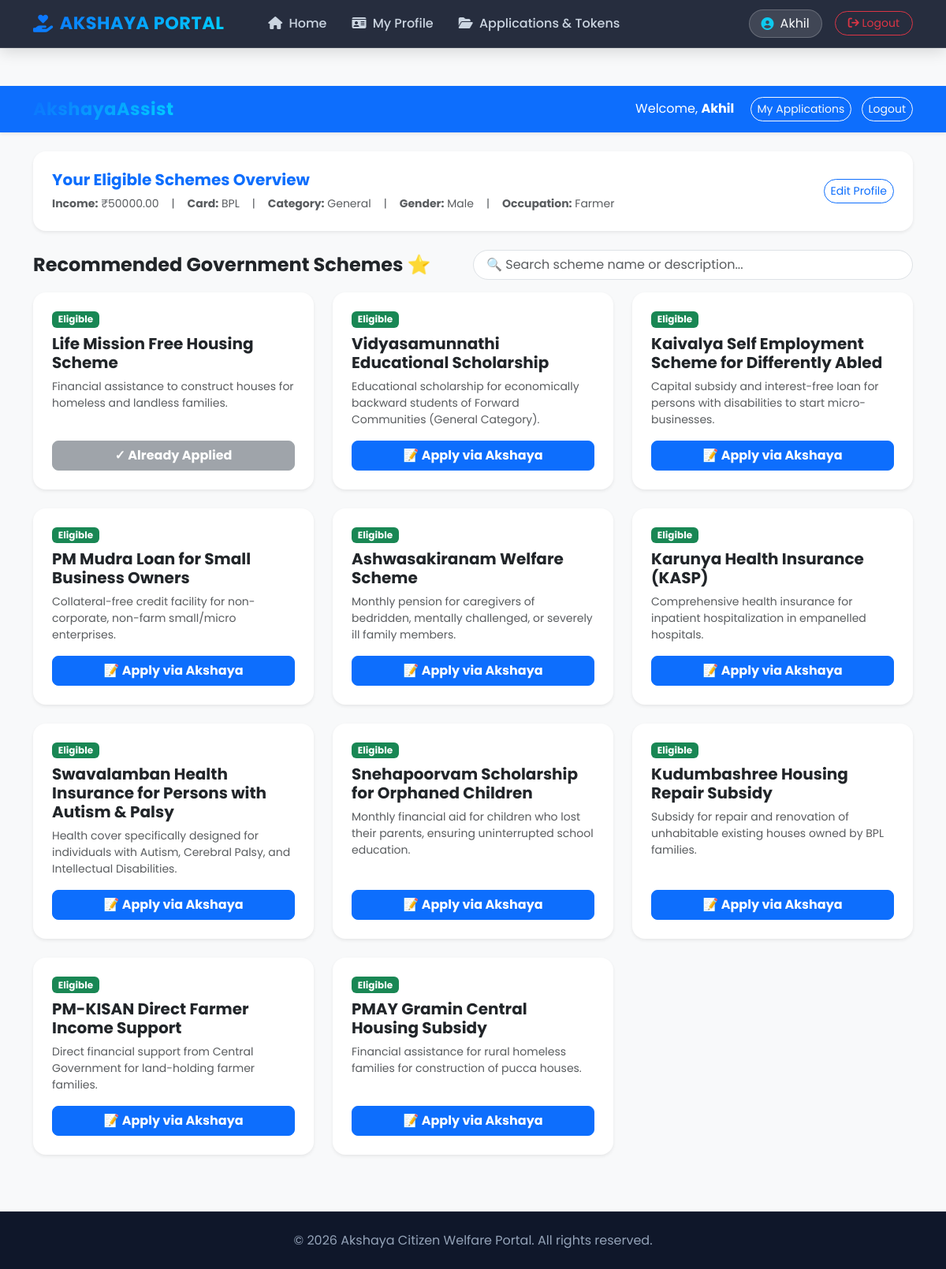
/ (signed in), run on an earlier commit of the app's database.
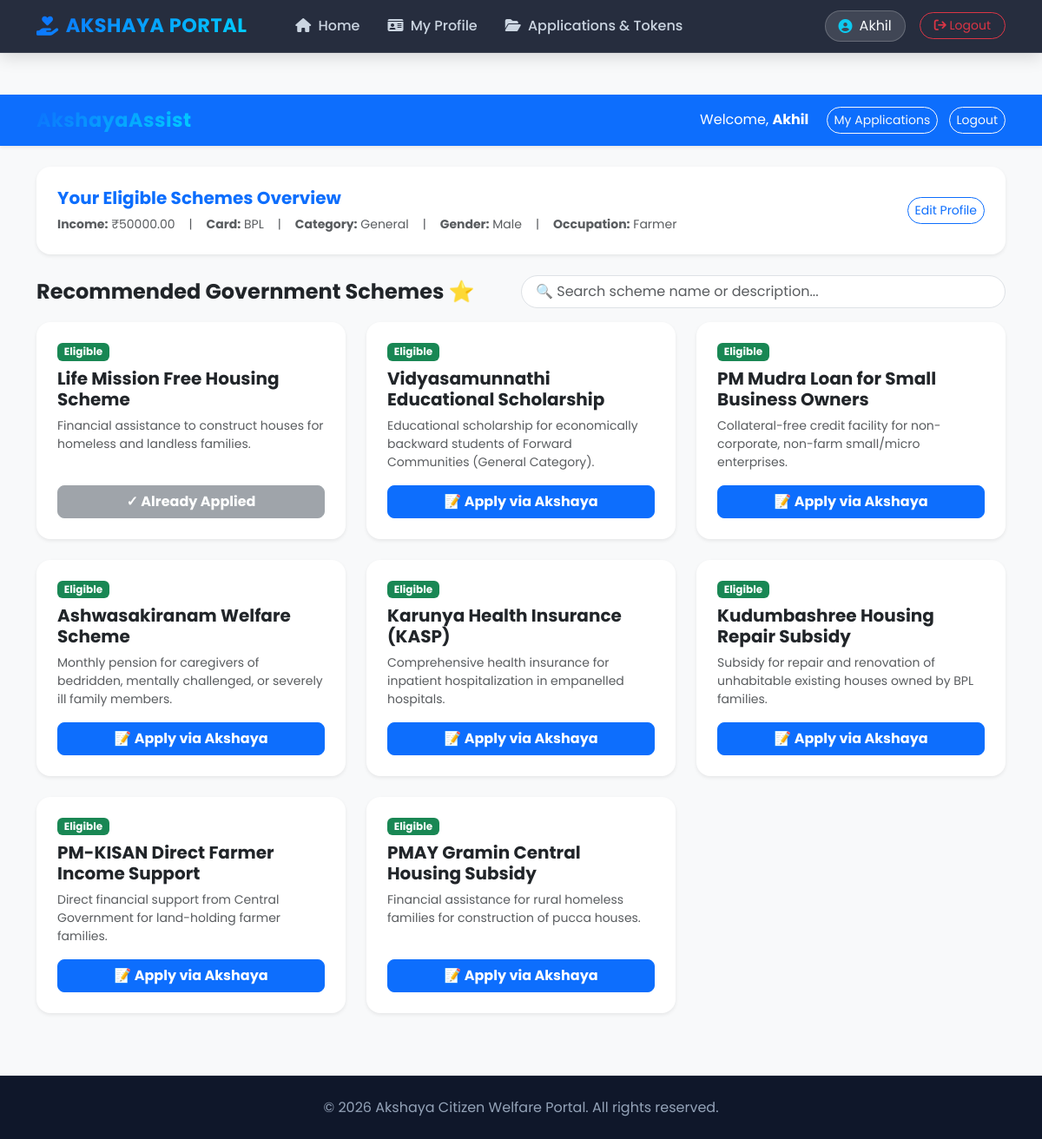
And on a later commit of the database.
### welfare_app/models.py (models this page shows, shortened)
class Scheme(models.Model):
    GENDER_CHOICES = [
        ('ALL', 'ALL (Everyone)'),
        ('Female', 'Female Only'),
        ('Male', 'Male Only'),
    ]
    OCCUPATION_CHOICES = [
        ('ALL', 'ALL (Any Occupation)'),
        ('Farmer', 'Farmer'),
        ('Teacher', 'Teacher'),
        ('Student', 'Student'),
    ]
    RATION_CHOICES = [
        ('ALL', 'ALL (APL & BPL)'),
        ('APL', 'APL Only'),
        ('BPL', 'BPL Only'),
    ]
    CATEGORY_CHOICES = [
        ('ALL', 'ALL Categories'),
        ('General', 'General'),
        ('OBC', 'OBC'),
        ('SC', 'SC'),
        ('ST', 'ST'),
    ]
    MARITAL_CHOICES = [
        ('ALL', 'ALL (Married & Unmarried)'),
        ('Single', 'Single Only'),
        ('Married', 'Married Only'),
        ('Divorced', 'Divorced Only'),
        ('Widow', 'Widow/Widower Only'),
    ]
    title = models.CharField(max_length=200)
    description = models.TextField()
    min_age = models.IntegerField(default=0)
    max_income = models.IntegerField(default=100000)
    allowed_ration_cards = models.CharField(max_length=20, choices=RATION_CHOICES, default='ALL')
    category = models.CharField(max_length=20, choices=CATEGORY_CHOICES, default='ALL')
    allowed_gender = models.CharField(max_length=10, choices=GENDER_CHOICES, default='ALL')
    required_occupation = models.CharField(max_length=50, choices=OCCUPATION_CHOICES, default='ALL')
    allowed_marital_status = models.CharField(max_length=20, choices=MARITAL_CHOICES, default='ALL')
    is_for_disabled_only = models.BooleanField(default=False)
    required_documents = models.CharField(
        max_length=300,
        default="Identity Card, Income Certificate",
        help_text="ആവശ്യമുള്ള രേഖകൾ കോമ (,) ഇട്ട് നൽകുക."
    )
    extra_fields = models.CharField(
        max_length=500,
        blank=True,
        default="",
        help_text="അഡീഷണൽ ചോദ്യങ്ങൾ കോമ (,) ഇട്ട് എഴുതുക."
    )

### welfare_app/views.py (the view)
# urls.py: path('', views.home, name='home'),
@login_required(login_url='login')
def home(request):
    profile, created = UserProfile.objects.get_or_create(user=request.user)
    eligible_schemes = []
    profile_complete = False
    applied_scheme_ids = set(
        Application.objects.filter(user=request.user).values_list('scheme_id', flat=True)
    )
    if (profile.annual_income is not None and
        profile.ration_card_type and
        profile.category and
        profile.gender):
        profile_complete = True
        all_schemes = Scheme.objects.all()
        try:
            user_income = float(profile.annual_income)
        except (ValueError, TypeError):
            user_income = 0.0
        user_card = (profile.ration_card_type or "").strip()
        user_cat = (profile.category or "").strip()
        user_gender = (profile.gender or "").strip()
        user_occ = (profile.occupation or "").strip()
        user_marital = (profile.marital_status or "").strip()
        user_age = profile.age or 0
        for scheme in all_schemes:
            income_ok = user_income <= scheme.max_income
            age_ok = user_age >= scheme.min_age
            ration_ok = (scheme.allowed_ration_cards == 'ALL') or (scheme.allowed_ration_cards == user_card)
            category_ok = (scheme.category == 'ALL') or (scheme.category == user_cat)
            gender_ok = (scheme.allowed_gender == 'ALL') or (scheme.allowed_gender == user_gender)
            occupation_ok = (scheme.required_occupation == 'ALL') or (scheme.required_occupation == user_occ)
            marital_ok = (scheme.allowed_marital_status == 'ALL') or (scheme.allowed_marital_status == user_marital)
            disabled_ok = True
            if scheme.is_for_disabled_only:
                disabled_ok = profile.is_differently_abled
            if income_ok and age_ok and ration_ok and category_ok and gender_ok and occupation_ok and disabled_ok and marital_ok:
                scheme.is_applied = scheme.id in applied_scheme_ids
                eligible_schemes.append(scheme)
    context = {
        'profile': profile,
        'eligible_schemes': eligible_schemes,
        'profile_complete': profile_complete,
    }
    return render(request, 'home.html', context)

### welfare_app/templates/home.html (shortened to what this page needs)
{% extends 'base.html' %}
{% block content %}
<!DOCTYPE html>
<html lang="en">
<head>
</head>
<body class="bg-light">
    <nav class="navbar navbar-dark bg-primary shadow-sm mb-4">
        <div class="container">
            <a class="navbar-brand fw-bold" href="{% url 'home' %}">AkshayaAssist</a>
            <div class="text-white">
                <span class="me-3">Welcome, <strong>{{ request.user.username }}</strong></span>
                <a href="{% url 'my_applications' %}" class="btn btn-outline-light btn-sm rounded-pill me-2">My Applications</a>
                <a href="{% url 'logout' %}" class="btn btn-outline-light btn-sm rounded-pill">Logout</a>
            </div>
        </div>
    </nav>
    <div class="container">
        {% if not profile_complete %}
        <div class="alert alert-warning border-0 shadow-sm rounded-4 p-4 mb-4">
            <div class="d-flex justify-content-between align-items-center">
                <div>
                    <h5 class="fw-bold mb-1">⚠️ Profile Details Missing!</h5>
                    <p class="mb-0 text-dark">Please complete your profile to see eligible Government Schemes.</p>
                </div>
                <a href="{% url 'profile_setup' %}" class="btn btn-warning fw-bold rounded-3">Update Profile</a>
            </div>
        </div>
        {% else %}
        <div class="card border-0 shadow-sm rounded-4 p-4 mb-4 bg-white">
            <div class="d-flex justify-content-between align-items-center">
                <div>
                    <h5 class="fw-bold text-primary mb-1">Your Eligible Schemes Overview</h5>
                    <div class="d-flex gap-3 text-muted small mt-2">
                        <span><strong>Income:</strong> ₹{{ profile.annual_income }}</span> |
                        <span><strong>Card:</strong> {{ profile.ration_card_type }}</span> |
                        <span><strong>Category:</strong> {{ profile.category }}</span> |
                        <span><strong>Gender:</strong> {{ profile.gender }}</span> |
                        <span><strong>Occupation:</strong> {{ profile.occupation }}</span>
                    </div>
                </div>
                <a href="{% url 'profile_setup' %}" class="btn btn-outline-primary btn-sm rounded-pill">Edit Profile</a>
            </div>
        </div>
        <div class="d-flex justify-content-between align-items-center mb-3">
            <h4 class="fw-bold text-dark mb-0">Recommended Government Schemes ⭐</h4>
            <div class="w-50">
                <input type="text" id="schemeSearchInput" class="form-control rounded-pill px-3" placeholder="🔍 Search scheme name or description...">
            </div>
        </div>
        <div class="row">
            {% for scheme in eligible_schemes %}
            <div class="col-md-4 mb-4 scheme-card">
                <div class="card h-100 border-0 shadow-sm rounded-4">
                    <div class="card-body p-4 d-flex flex-column">
                        <span class="badge bg-success mb-2 w-auto align-self-start">Eligible</span>
                        <h5 class="card-title fw-bold">{{ scheme.title }}</h5>
                        <p class="card-text text-muted small flex-grow-1">{{ scheme.description|truncatewords:15 }}</p>
                        {% if scheme.is_applied %}
                            <button class="btn btn-secondary w-100 rounded-3 fw-bold mt-auto" disabled>✓ Already Applied</button>
                        {% else %}
                            <a href="{% url 'apply_scheme' scheme.id %}" class="btn btn-primary w-100 rounded-3 fw-bold mt-auto">📝 Apply via Akshaya</a>
                        {% endif %}
                    </div>
                </div>
            </div>
            {% empty %}
            <div class="col-12 text-center py-5">
                <p class="text-muted fs-5">No specific schemes match your current profile criteria.</p>
            </div>
            {% endfor %}
        </div>
        {% endif %}
    </div>
</body>
</html>
{% endblock %}

What changed in the data, as far as the page shows it:
no longer on this page (row edited): Scheme: title "Kaivalya Self Employment Scheme for Differently Abled", description "Capital subsidy and interest-free loan for persons with disabilities to start micro-businesses.", shows "📝 Apply via Akshaya"
no longer on this page (row edited): Scheme: title "Swavalamban Health Insurance for Persons with Autism & Palsy", description "Health cover specifically designed for individuals with Autism, Cerebral Palsy, and Intellectual Disabilities.", shows "📝 Apply via Akshaya"
no longer on this page (row edited): Scheme: title "Snehapoorvam Scholarship for Orphaned Children", description "Monthly financial aid for children who lost their parents, ensuring uninterrupted school education.", shows "📝 Apply via Akshaya"
